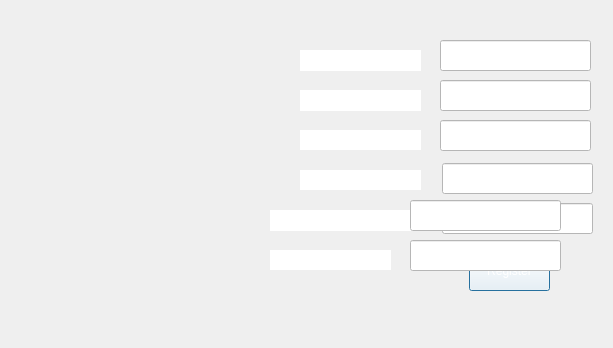
<?xml version="1.0" encoding="UTF-8"?>
<ui version="4.0">
 <class>SignupDialog</class>
 <widget class="QDialog" name="SignupDialog">
  <property name="geometry">
   <rect>
    <x>0</x>
    <y>0</y>
    <width>613</width>
    <height>348</height>
   </rect>
  </property>
  <property name="windowTitle">
   <string>Dialog</string>
  </property>
  <property name="styleSheet">
   <string notr="true">background-image: url(:/photo_2024-07-05_19-17-13.jpg);
font: 16pt &quot;Snap ITC&quot;;
color: rgb(255, 255, 255);</string>
  </property>
  <widget class="QLabel" name="label_5">
   <property name="geometry">
    <rect>
     <x>300</x>
     <y>210</y>
     <width>121</width>
     <height>21</height>
    </rect>
   </property>
   <property name="styleSheet">
    <string notr="true">background-color: rgb(255, 255, 255);
font: 700 15pt &quot;Segoe Print&quot;;
color: rgb(255, 255, 255);
</string>
   </property>
   <property name="text">
    <string>password</string>
   </property>
  </widget>
  <widget class="QLineEdit" name="lineEdit_email">
   <property name="geometry">
    <rect>
     <x>442</x>
     <y>163</y>
     <width>151</width>
     <height>31</height>
    </rect>
   </property>
   <property name="styleSheet">
    <string notr="true">background-color: rgb(255, 255, 255);
font: 700 10pt &quot;Segoe Print&quot;;
color: rgb(255, 255, 255);
</string>
   </property>
  </widget>
  <widget class="QLineEdit" name="lineEdit_phonenumber">
   <property name="geometry">
    <rect>
     <x>440</x>
     <y>120</y>
     <width>151</width>
     <height>31</height>
    </rect>
   </property>
   <property name="styleSheet">
    <string notr="true">background-color: rgb(255, 255, 255);
font: 700 10pt &quot;Segoe Print&quot;;
color: rgb(255, 255, 255);
</string>
   </property>
  </widget>
  <widget class="QLabel" name="label">
   <property name="geometry">
    <rect>
     <x>300</x>
     <y>50</y>
     <width>121</width>
     <height>21</height>
    </rect>
   </property>
   <property name="styleSheet">
    <string notr="true">background-color: rgb(255, 255, 255);
font: 700 13pt &quot;Segoe Print&quot;;
color: rgb(255, 255, 255);
</string>
   </property>
   <property name="text">
    <string>name</string>
   </property>
  </widget>
  <widget class="QLineEdit" name="lineEdit_username">
   <property name="geometry">
    <rect>
     <x>440</x>
     <y>80</y>
     <width>151</width>
     <height>31</height>
    </rect>
   </property>
   <property name="styleSheet">
    <string notr="true">background-color: rgb(255, 255, 255);
font: 700 10pt &quot;Segoe Print&quot;;
color: rgb(255, 255, 255);
</string>
   </property>
  </widget>
  <widget class="QPushButton" name="pushButton_register">
   <property name="geometry">
    <rect>
     <x>469</x>
     <y>250</y>
     <width>81</width>
     <height>41</height>
    </rect>
   </property>
   <property name="styleSheet">
    <string notr="true">background-color: rgb(255, 255, 255);
font: 700 15pt &quot;Segoe Print&quot;;
color: rgb(255, 255, 255);
</string>
   </property>
   <property name="text">
    <string>Register</string>
   </property>
  </widget>
  <widget class="QLabel" name="label_4">
   <property name="geometry">
    <rect>
     <x>300</x>
     <y>170</y>
     <width>121</width>
     <height>20</height>
    </rect>
   </property>
   <property name="styleSheet">
    <string notr="true">background-color: rgb(255, 255, 255);
font: 700 15pt &quot;Segoe Print&quot;;
color: rgb(255, 255, 255);
</string>
   </property>
   <property name="text">
    <string>email</string>
   </property>
  </widget>
  <widget class="QLabel" name="label_2">
   <property name="geometry">
    <rect>
     <x>300</x>
     <y>90</y>
     <width>121</width>
     <height>21</height>
    </rect>
   </property>
   <property name="styleSheet">
    <string notr="true">background-color: rgb(255, 255, 255);
font: 700 15pt &quot;Segoe Print&quot;;
color: rgb(255, 255, 255);
</string>
   </property>
   <property name="text">
    <string>username</string>
   </property>
  </widget>
  <widget class="QLineEdit" name="lineEdit_name">
   <property name="geometry">
    <rect>
     <x>440</x>
     <y>40</y>
     <width>151</width>
     <height>31</height>
    </rect>
   </property>
   <property name="styleSheet">
    <string notr="true">background-color: rgb(255, 255, 255);
font: 700 10pt &quot;Segoe Print&quot;;
color: rgb(255, 255, 255);
</string>
   </property>
  </widget>
  <widget class="QLineEdit" name="lineEdit_password">
   <property name="geometry">
    <rect>
     <x>442</x>
     <y>203</y>
     <width>151</width>
     <height>31</height>
    </rect>
   </property>
   <property name="styleSheet">
    <string notr="true">background-color: rgb(255, 255, 255);
font: 700 10pt &quot;Segoe Print&quot;;
color: rgb(255, 255, 255);
</string>
   </property>
   <property name="echoMode">
    <enum>QLineEdit::Password</enum>
   </property>
  </widget>
  <widget class="QLabel" name="label_3">
   <property name="geometry">
    <rect>
     <x>300</x>
     <y>130</y>
     <width>121</width>
     <height>20</height>
    </rect>
   </property>
   <property name="styleSheet">
    <string notr="true">background-color: rgb(255, 255, 255);
font: 700 12pt &quot;Segoe Print&quot;;
color: rgb(255, 255, 255);
</string>
   </property>
   <property name="text">
    <string>phone number</string>
   </property>
  </widget>
  <widget class="QLineEdit" name="lineEdit_username_2">
   <property name="geometry">
    <rect>
     <x>410</x>
     <y>200</y>
     <width>151</width>
     <height>31</height>
    </rect>
   </property>
   <property name="styleSheet">
    <string notr="true">background-color: rgb(255, 255, 255);
font: 700 10pt &quot;Segoe Print&quot;;
color: rgb(255, 255, 255);
</string>
   </property>
  </widget>
  <widget class="QLabel" name="label_6">
   <property name="geometry">
    <rect>
     <x>270</x>
     <y>250</y>
     <width>121</width>
     <height>20</height>
    </rect>
   </property>
   <property name="styleSheet">
    <string notr="true">background-color: rgb(255, 255, 255);
font: 700 12pt &quot;Segoe Print&quot;;
color: rgb(255, 255, 255);
</string>
   </property>
   <property name="text">
    <string>phone number</string>
   </property>
  </widget>
  <widget class="QLineEdit" name="lineEdit_phonenumber_2">
   <property name="geometry">
    <rect>
     <x>410</x>
     <y>240</y>
     <width>151</width>
     <height>31</height>
    </rect>
   </property>
   <property name="styleSheet">
    <string notr="true">background-color: rgb(255, 255, 255);
font: 700 10pt &quot;Segoe Print&quot;;
color: rgb(255, 255, 255);
</string>
   </property>
  </widget>
  <widget class="QLabel" name="label_7">
   <property name="geometry">
    <rect>
     <x>270</x>
     <y>210</y>
     <width>121</width>
     <height>21</height>
    </rect>
   </property>
   <property name="styleSheet">
    <string notr="true">background-color: rgb(255, 255, 255);
font: 700 15pt &quot;Segoe Print&quot;;
color: rgb(255, 255, 255);
</string>
   </property>
   <property name="text">
    <string>username</string>
   </property>
  </widget>
 </widget>
 <resources/>
 <connections/>
</ui>
